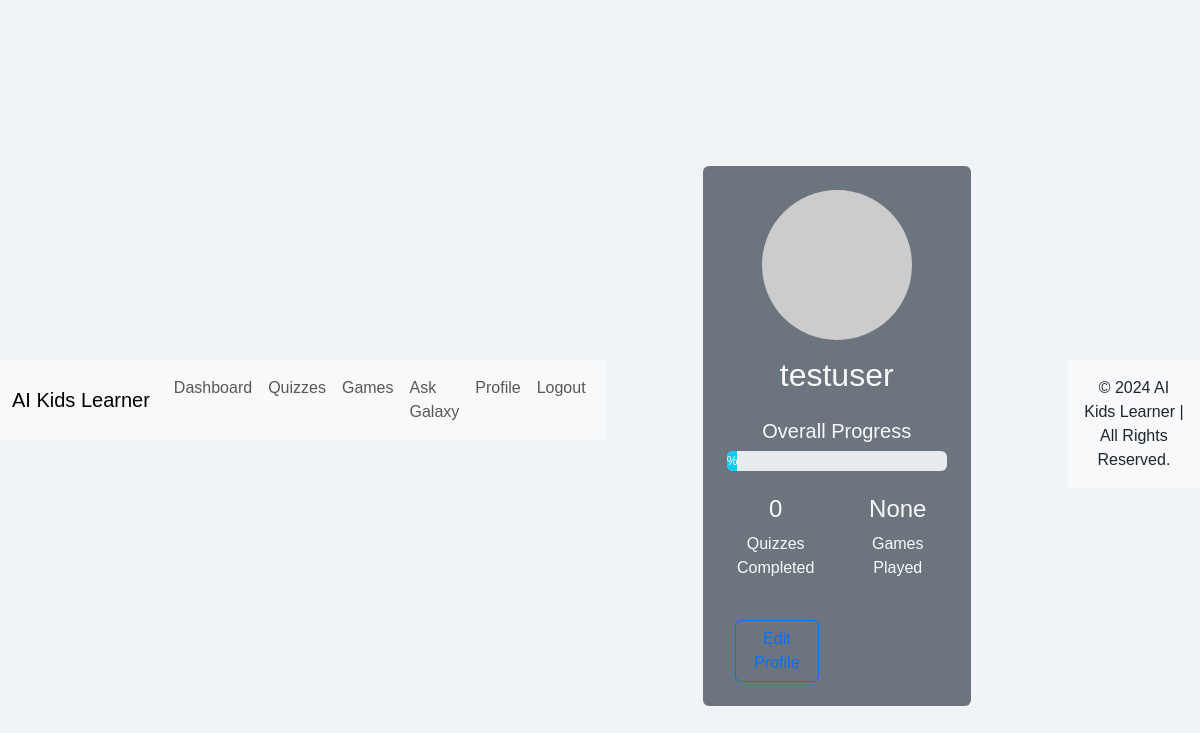
The app's page /profile (signed in) with its own data.
### app.py (models this page shows)
class User(db.Model):
    id = db.Column(db.Integer, primary_key=True)
    username = db.Column(db.String(150), unique=True, nullable=False)
    password = db.Column(db.String(150), nullable=False)
    quizzes_completed = db.Column(db.Integer, default=0)
    total_score = db.Column(db.Integer, default=0)
    games_played = db.Column(db.Integer, default=0)  # Add games_played field

### app.py (the view)
@app.route('/profile')
def profile():
    if 'username' in session:
        user = User.query.get(session['user_id'])
        return render_template('profile.html', user=user)
    else:
        return redirect(url_for('login'))

### templates/profile.html (shortened to what this page needs)
{% extends "base.html" %}
{% block content %}
<div class="container mt-5">
    <div class="row justify-content-center">
        <div class="col-md-8">
            <div class="profile-card text-center bg-secondary text-light p-4 rounded">
                <img src="https://via.placeholder.com/150" alt="Profile Picture" class="profile-image mb-3 rounded-circle">
                <h2>{{ user.username }}</h2>
                <div class="my-4">
                    <h5>Overall Progress</h5>
                    <div class="progress mb-3" style="height: 20px;">
                        <div class="progress-bar bg-info" role="progressbar" style="width: {{ user.progress }}%;" aria-valuenow="{{ user.progress }}" aria-valuemin="0" aria-valuemax="100">{{ user.progress }}%</div>
                    </div>
                </div>
                <div class="row text-center mb-4">
                    <div class="col">
                        <h4>{{ user.quizzes_completed }}</h4>
                        <p>Quizzes Completed</p>
                    </div>
                    <div class="col">
                        <h4>{{ user.games_played }}</h4>
                        <p>Games Played</p>
                    </div>
                </div>
                <div class="d-flex justify-content-center">
                    <a href="{{ url_for('edit_profile') }}" class="btn btn-outline-primary mx-2">Edit Profile</a>
                    <a href="{{ url_for('progress') }}" class="btn btn-outline-secondary mx-2">View Progress</a>
                </div>
            </div>
        </div>
    </div>
</div>
{% endblock %}

### static/styles.css (style rules this page uses)
body { margin: 0; padding: 0; font-family: 'Arial', sans-serif; background-color: #f0f4f7; height: 100vh; display: flex; justify-content: center; align-items: center; }

### records on screen
User: username "testuser", quizzes_completed "0", games_played "None"
